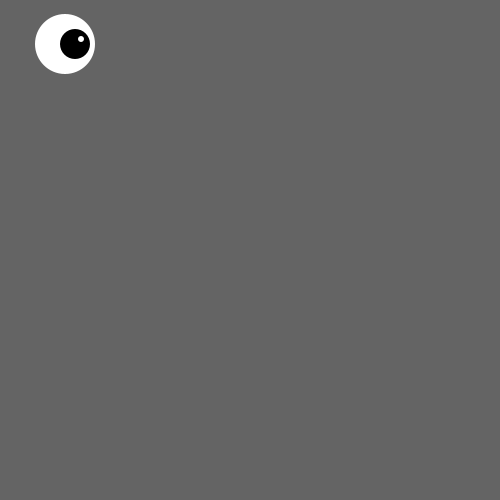
Frame 1 (no input)
Frame 2 (the mouse pressed at the canvas centre, redrawn once): identical to frame 1, image omitted

The Processing sketch that drew this single still picture (run headless with seeded random() and noise(); the mouse was pressed at the canvas centre and the sketch redrawn once):

// Processing sketch: Ej3_SimpleEye
// ── Ej3_SimpleEye.pde
void setup() {
  size(500, 500);
  noStroke();
  smooth();
  noLoop();
}

void draw() {
  background(100);
  fill(255);
  ellipse(65, 44, 60, 60);
  fill(0);
  ellipse(75, 44, 30, 30);
  fill(255);
  ellipse(81, 39, 6, 6);
}
